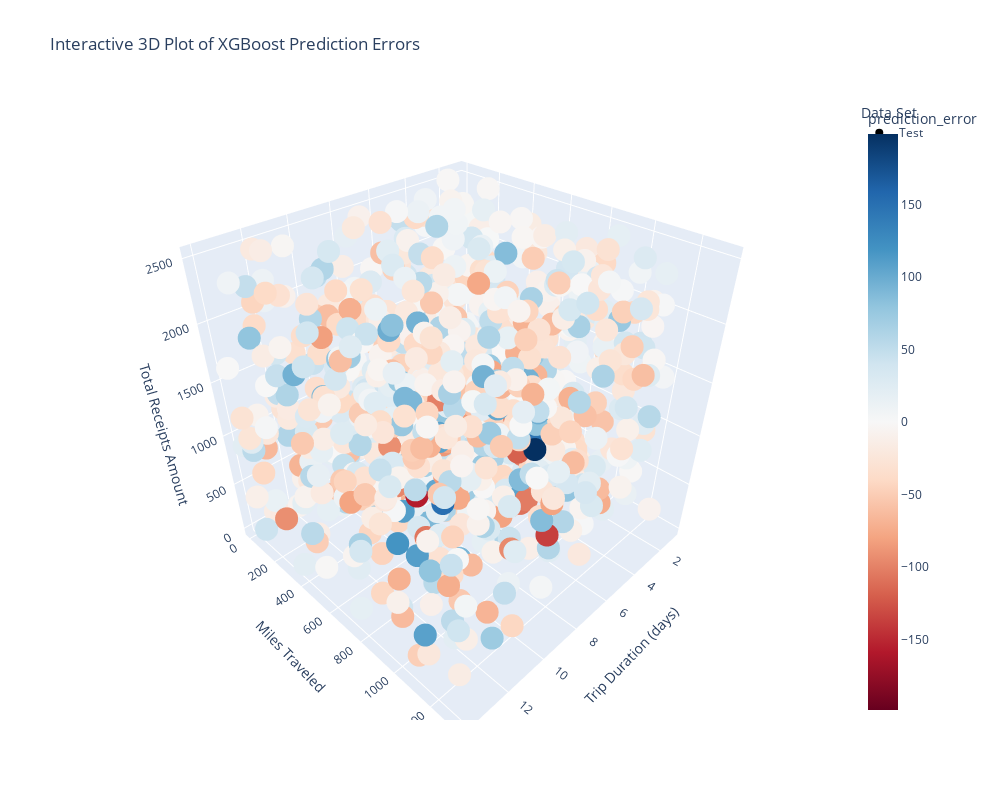

The cell this chart's notebook holds for it:
### Code cell
X = df[features_to_use]
df['predicted_output'] = xgb_model.predict(X)

# Calculate the error (also called the residual)
# A positive error means the prediction was lower than the actual output.
# A negative error means the prediction was higher than the actual output.
df['prediction_error'] = df['expected_output'] - df['predicted_output']

# Label each row as belonging to the 'Train' or 'Test' set for better visualization
df['Set'] = 'Train'
df.loc[X_test.index, 'Set'] = 'Test'


# --- Step 2: Create the Interactive 3D Plot ---

print("Generating interactive plot... The color represents prediction error.")
print("Blue points: Model predicted HIGHER than actual (error < 0)")
print("Red points: Model predicted LOWER than actual (error > 0)")


# Create the 3D scatter plot using plotly
fig = px.scatter_3d(
    df,
    x='trip_duration_days',
    y='miles_traveled',
    z='total_receipts_amount',
    color='prediction_error',
    symbol='Set',  # Use different shapes for Train vs. Test data
    color_continuous_scale=px.colors.diverging.RdBu,  # Red-Blue scale is great for errors
    color_continuous_midpoint=0,  # Center the color scale at zero error
    title='Interactive 3D Plot of XGBoost Prediction Errors',
    # Add custom data to see on hover for detailed analysis
    hover_data={
        'expected_output': ':.2f',
        'predicted_output': ':.2f',
        'prediction_error': ':.2f'
    }
)

# --- Step 3: Update Layout and Display ---

# Update layout for clarity
fig.update_layout(
    scene=dict(
        xaxis_title='Trip Duration (days)',
        yaxis_title='Miles Traveled',
        zaxis_title='Total Receipts Amount'
    ),
    legend_title_text='Data Set',
    width=1000,
    height=800
)

# Show the interactive plot
fig.show()

### Figure 1 — Plotly figure (JSON) as saved in the notebook; plotly's stock layout.template omitted (floating-point values rounded to 4 significant figures; data arrays with more than 128 entries replaced by an {"elided": "..."} marker saying what was removed)
{"data": [{"customdata": {"elided": "1000x3 float values"}, "hovertemplate": "Set=Test<br>trip_duration_days=%{x}<br>miles_traveled=%{y}<br>total_receipts_amount=%{z}<br>expected_output=%{customdata[0]:.2f}<br>predicted_output=%{customdata[1]:.2f}<br>prediction_error=%{marker.color:.2f}<extra></extra>", "legendgroup": "Test", "marker": {"color": {"elided": "1000 float values"}, "coloraxis": "coloraxis", "symbol": "circle"}, "mode": "markers", "name": "Test", "scene": "scene", "showlegend": true, "type": "scatter3d", "x": {"elided": "1000 int values"}, "y": {"elided": "1000 float values"}, "z": {"elided": "1000 float values"}}], "layout": {"coloraxis": {"cmid": 0, "colorbar": {"title": {"text": "prediction_error"}}, "colorscale": [[0, "rgb(103,0,31)"], [0.1, "rgb(178,24,43)"], [0.2, "rgb(214,96,77)"], [0.3, "rgb(244,165,130)"], [0.4, "rgb(253,219,199)"], [0.5, "rgb(247,247,247)"], [0.6, "rgb(209,229,240)"], [0.7, "rgb(146,197,222)"], [0.8, "rgb(67,147,195)"], [0.9, "rgb(33,102,172)"], [1, "rgb(5,48,97)"]]}, "height": 800, "legend": {"title": {"text": "Data Set"}, "tracegroupgap": 0}, "scene": {"domain": {"x": [0, 1], "y": [0, 1]}, "xaxis": {"title": {"text": "Trip Duration (days)"}}, "yaxis": {"title": {"text": "Miles Traveled"}}, "zaxis": {"title": {"text": "Total Receipts Amount"}}}, "title": {"text": "Interactive 3D Plot of XGBoost Prediction Errors"}, "width": 1000}}
